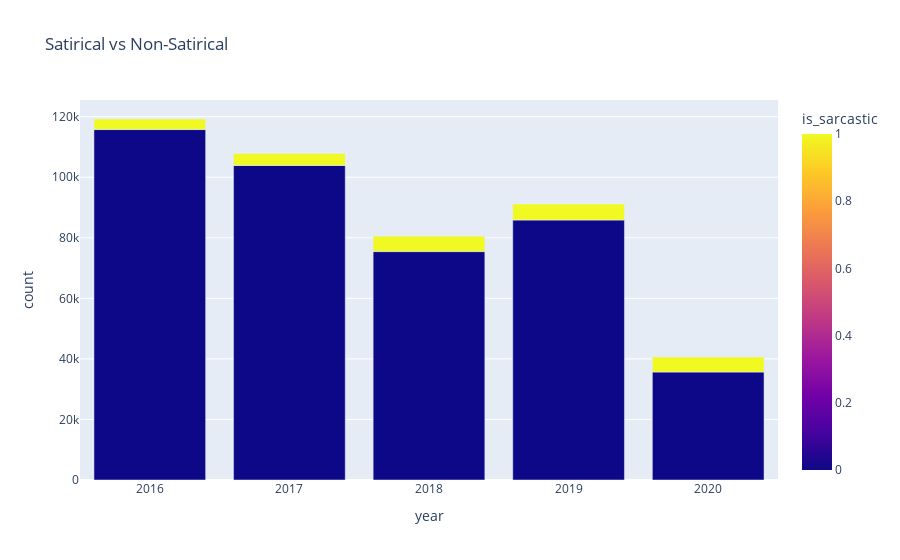

The notebook cell saved with this chart:
### Code cell
fig = px.bar(sarcastic_year_group, x="year", y="count", color="is_sarcastic", title="Satirical vs Non-Satirical")
fig.show()

### Figure 1 — Plotly figure (JSON) as saved in the notebook; plotly's stock layout.template omitted (floating-point values rounded to 4 significant figures)
{"data": [{"alignmentgroup": "True", "hovertemplate": "year=%{x}<br>count=%{y}<br>is_sarcastic=%{marker.color}<extra></extra>", "legendgroup": "", "marker": {"color": [0, 1, 0, 1, 0, 1, 0, 1, 0, 1], "coloraxis": "coloraxis"}, "name": "", "offsetgroup": "", "orientation": "v", "showlegend": false, "textposition": "auto", "type": "bar", "x": [2016, 2016, 2017, 2017, 2018, 2018, 2019, 2019, 2020, 2020], "xaxis": "x", "y": [115758, 3488, 103890, 3929, 75452, 5105, 85875, 5293, 35663, 4959], "yaxis": "y"}], "layout": {"barmode": "relative", "coloraxis": {"colorbar": {"title": {"text": "is_sarcastic"}}, "colorscale": [[0, "#0d0887"], [0.1111, "#46039f"], [0.2222, "#7201a8"], [0.3333, "#9c179e"], [0.4444, "#bd3786"], [0.5556, "#d8576b"], [0.6667, "#ed7953"], [0.7778, "#fb9f3a"], [0.8889, "#fdca26"], [1, "#f0f921"]]}, "legend": {"tracegroupgap": 0}, "title": {"text": "Satirical vs Non-Satirical"}, "xaxis": {"anchor": "y", "domain": [0, 1], "title": {"text": "year"}}, "yaxis": {"anchor": "x", "domain": [0, 1], "title": {"text": "count"}}}}
